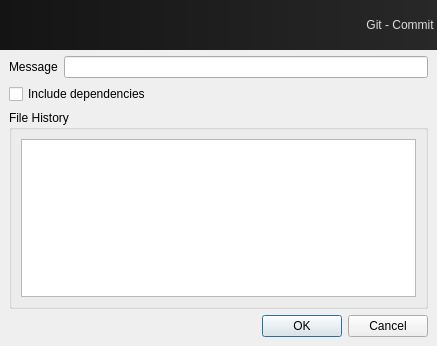
<?xml version="1.0" encoding="UTF-8"?>
<ui version="4.0">
 <class>Dialog</class>
 <widget class="QDialog" name="Dialog">
  <property name="geometry">
   <rect>
    <x>0</x>
    <y>0</y>
    <width>437</width>
    <height>346</height>
   </rect>
  </property>
  <property name="windowTitle">
   <string>GitForSoftimage</string>
  </property>
  <layout class="QVBoxLayout" name="verticalLayout">
   <property name="margin">
    <number>0</number>
   </property>
   <item>
    <widget class="QLabel" name="banner_label">
     <property name="sizePolicy">
      <sizepolicy hsizetype="Preferred" vsizetype="Minimum">
       <horstretch>0</horstretch>
       <verstretch>0</verstretch>
      </sizepolicy>
     </property>
     <property name="minimumSize">
      <size>
       <width>0</width>
       <height>50</height>
      </size>
     </property>
     <property name="maximumSize">
      <size>
       <width>16777215</width>
       <height>50</height>
      </size>
     </property>
     <property name="styleSheet">
      <string notr="true">font: 75 bold italic 18pt &quot;Trebuchet MS&quot;;
color: rgb(220, 220, 220);
background-color: qlineargradient(spread:pad, x1:0, y1:0, x2:1, y2:0, stop:0 rgba(20, 20, 20, 255), stop:1 rgba(40, 40, 40, 255));</string>
     </property>
     <property name="text">
      <string>Git - Commit </string>
     </property>
     <property name="alignment">
      <set>Qt::AlignRight|Qt::AlignTrailing|Qt::AlignVCenter</set>
     </property>
    </widget>
   </item>
   <item>
    <layout class="QVBoxLayout" name="contents_layout">
     <property name="leftMargin">
      <number>9</number>
     </property>
     <property name="rightMargin">
      <number>9</number>
     </property>
     <property name="bottomMargin">
      <number>9</number>
     </property>
     <item>
      <layout class="QFormLayout" name="form_layout">
       <property name="fieldGrowthPolicy">
        <enum>QFormLayout::AllNonFixedFieldsGrow</enum>
       </property>
       <item row="1" column="0">
        <widget class="QLabel" name="message_label">
         <property name="text">
          <string>Message</string>
         </property>
        </widget>
       </item>
       <item row="1" column="1">
        <widget class="QLineEdit" name="message_lineEdit"/>
       </item>
      </layout>
     </item>
     <item>
      <widget class="QCheckBox" name="dependencies_checkBox">
       <property name="text">
        <string>Include dependencies</string>
       </property>
      </widget>
     </item>
     <item>
      <widget class="QGroupBox" name="groupBox">
       <property name="title">
        <string>File History</string>
       </property>
       <layout class="QVBoxLayout" name="verticalLayout_2">
        <item>
         <widget class="QTableWidget" name="log_tableWidget">
          <property name="alternatingRowColors">
           <bool>true</bool>
          </property>
          <property name="selectionMode">
           <enum>QAbstractItemView::SingleSelection</enum>
          </property>
          <property name="selectionBehavior">
           <enum>QAbstractItemView::SelectRows</enum>
          </property>
          <property name="sortingEnabled">
           <bool>true</bool>
          </property>
          <attribute name="verticalHeaderVisible">
           <bool>false</bool>
          </attribute>
         </widget>
        </item>
       </layout>
      </widget>
     </item>
     <item>
      <widget class="QDialogButtonBox" name="ok_buttonBox">
       <property name="standardButtons">
        <set>QDialogButtonBox::Cancel|QDialogButtonBox::Ok</set>
       </property>
      </widget>
     </item>
    </layout>
   </item>
  </layout>
 </widget>
 <tabstops>
  <tabstop>message_lineEdit</tabstop>
  <tabstop>dependencies_checkBox</tabstop>
  <tabstop>log_tableWidget</tabstop>
  <tabstop>ok_buttonBox</tabstop>
 </tabstops>
 <resources/>
 <connections>
  <connection>
   <sender>ok_buttonBox</sender>
   <signal>rejected()</signal>
   <receiver>Dialog</receiver>
   <slot>reject()</slot>
   <hints>
    <hint type="sourcelabel">
     <x>403</x>
     <y>322</y>
    </hint>
    <hint type="destinationlabel">
     <x>441</x>
     <y>339</y>
    </hint>
   </hints>
  </connection>
  <connection>
   <sender>ok_buttonBox</sender>
   <signal>accepted()</signal>
   <receiver>Dialog</receiver>
   <slot>ok_clicked()</slot>
   <hints>
    <hint type="sourcelabel">
     <x>321</x>
     <y>332</y>
    </hint>
    <hint type="destinationlabel">
     <x>404</x>
     <y>351</y>
    </hint>
   </hints>
  </connection>
  <connection>
   <sender>message_lineEdit</sender>
   <signal>returnPressed()</signal>
   <receiver>Dialog</receiver>
   <slot>ok_clicked()</slot>
   <hints>
    <hint type="sourcelabel">
     <x>270</x>
     <y>83</y>
    </hint>
    <hint type="destinationlabel">
     <x>455</x>
     <y>144</y>
    </hint>
   </hints>
  </connection>
 </connections>
 <slots>
  <slot>ok_clicked()</slot>
 </slots>
</ui>
